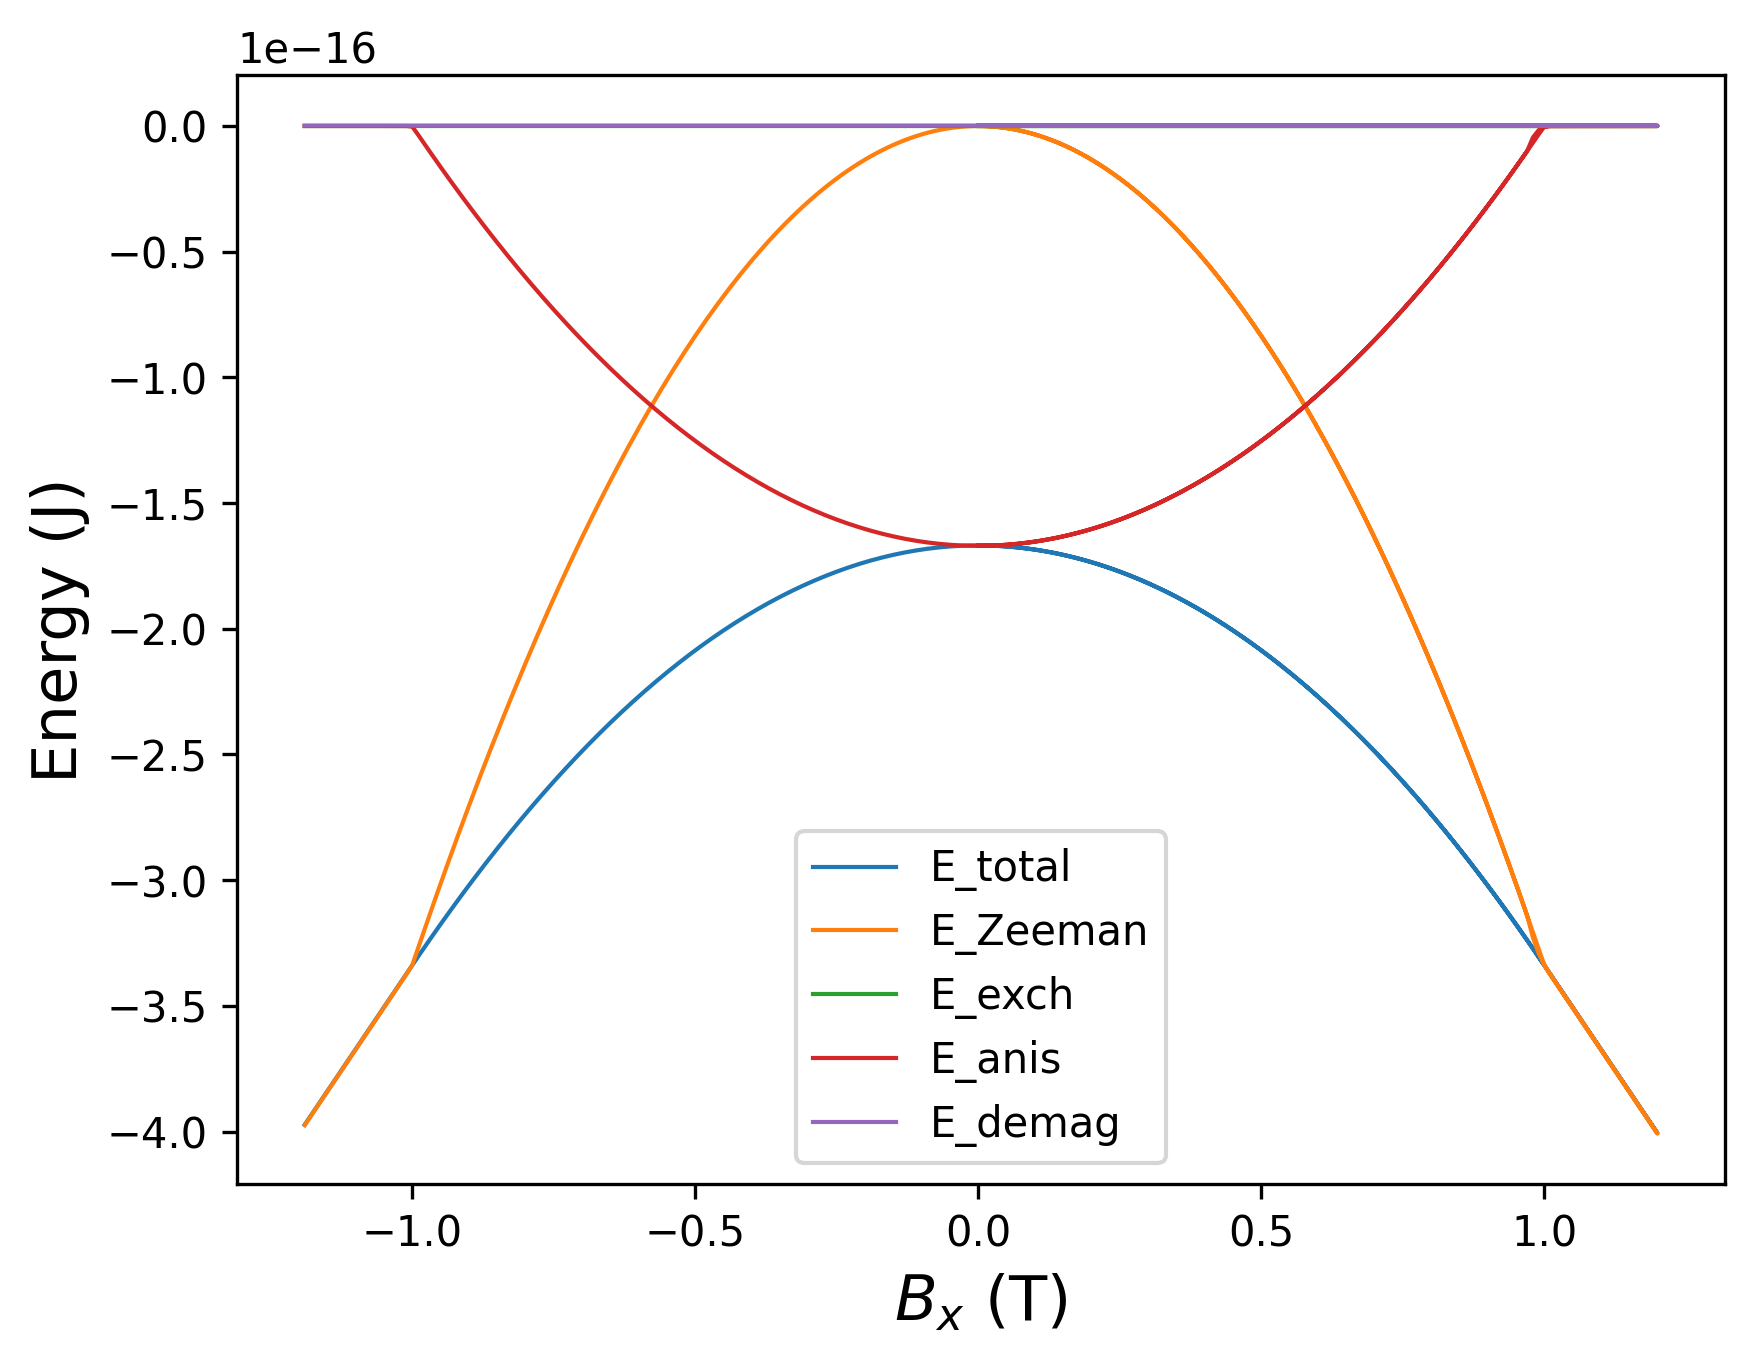

Write Python code to recreate this figure.
import numpy as np
import matplotlib.pyplot as plt


data = np.loadtxt("plot-123.txt", skiprows=1)

Bx = data[:, 4]

Energies = data[:, 7:]

fig, ax = plt.subplots()

Energy_names = ["E_total", "E_Zeeman", "E_exch", "E_anis", "E_demag"]

for i in range(5):

    ax.plot(Bx, Energies[:, i], lw=1, label=Energy_names[i])

ax.legend()

ax.set_xlabel("$B_x$ (T)", fontsize=15)
ax.set_ylabel("Energy (J)", fontsize=15)

plt.savefig("plot-3.png", dpi=300, bbox_inches="tight")
plt.close()
